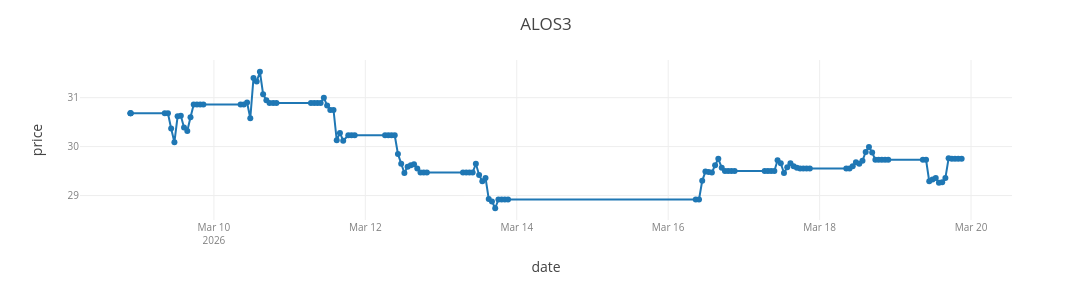
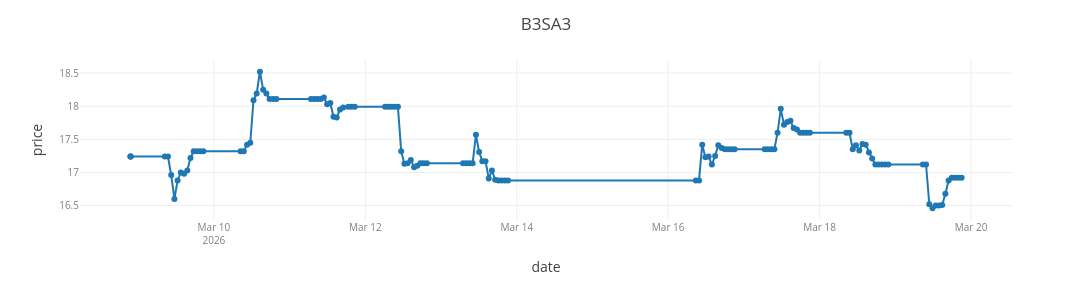
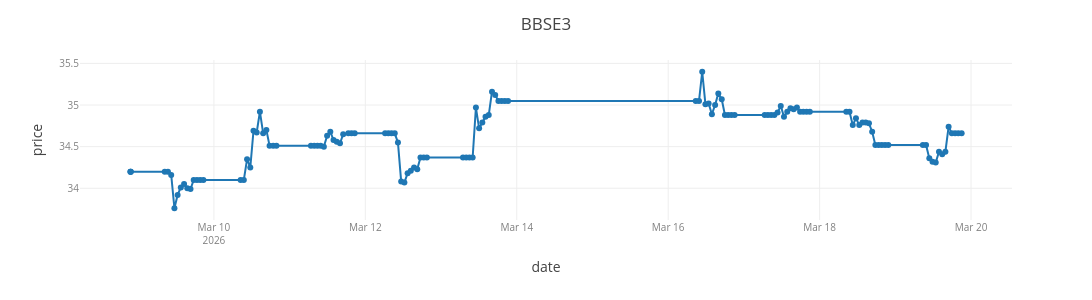
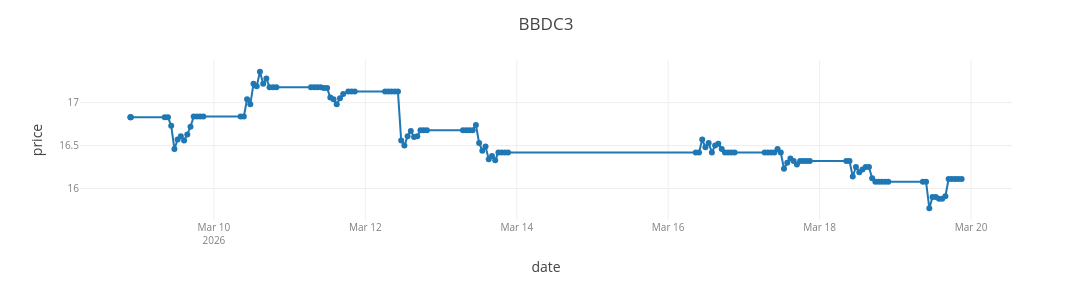

Write notebook code for charts like these, in order.
### Code cell
# lista_stocks = df_setores[df_setores['setor'] == 'Petróleo, Gás e Biocombustíveis']['ticker'].unique()
lista_stocks = df_setores[df_setores['setor'] == 'Financeiro']['ticker'].unique()
# lista_stocks = df_setores[df_setores['setor'] == 'Consumo Cíclico']['ticker'].unique()

for stock in lista_stocks:
    tmp = df[df['codigo'] == stock]
    # display(tmp)
    fig = px.line(tmp, x = 'date', y = 'price', markers = True)
    fig.update_layout(title = stock, height = 300, width = 1200)
    # fig.update_yaxes(range = (0, max(tmp['price'] + 10)))
    fig.show()
    # break
